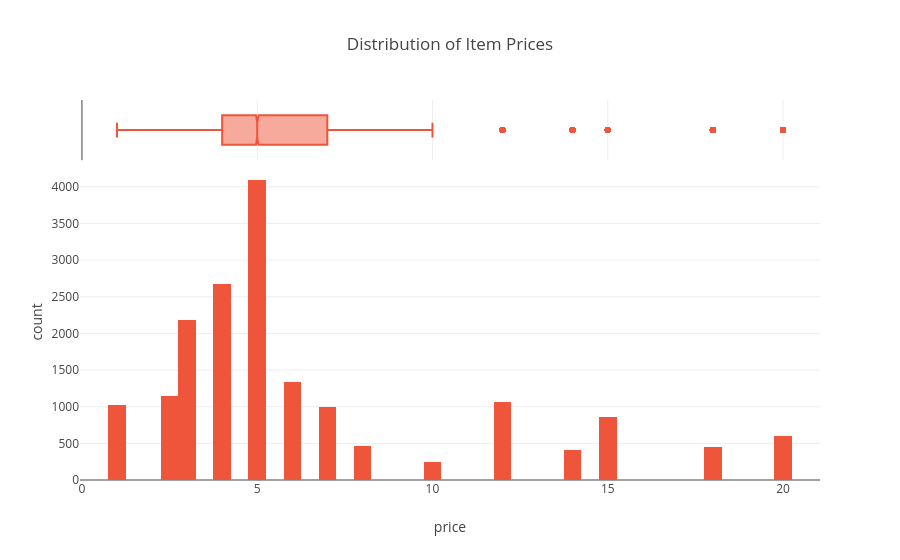

The notebook cell this image was saved under:
### Markdown cell above
### Analysis: Distribution of Price

### Code cell
fig = px.histogram(df, x='price', title=f'Distribution of Item Prices', marginal='box', color_discrete_sequence=['#EF553B'])
fig.show()

### Figure 1 — Plotly figure (JSON) as saved in the notebook; plotly's stock layout.template omitted (floating-point values rounded to 4 significant figures; data arrays with more than 128 entries replaced by an {"elided": "..."} marker saying what was removed)
{"data": [{"bingroup": "x", "hovertemplate": "price=%{x}<br>count=%{y}<extra></extra>", "legendgroup": "", "marker": {"color": "#EF553B", "pattern": {"shape": ""}}, "name": "", "orientation": "v", "showlegend": false, "type": "histogram", "x": {"elided": "17528 float values"}, "xaxis": "x", "yaxis": "y"}, {"hovertemplate": "price=%{x}<extra></extra>", "legendgroup": "", "marker": {"color": "#EF553B"}, "name": "", "notched": true, "showlegend": false, "type": "box", "x": {"elided": "17528 float values"}, "xaxis": "x2", "yaxis": "y2"}], "layout": {"barmode": "relative", "legend": {"tracegroupgap": 0}, "title": {"text": "Distribution of Item Prices"}, "xaxis": {"anchor": "y", "domain": [0, 1], "title": {"text": "price"}}, "xaxis2": {"anchor": "y2", "domain": [0, 1], "matches": "x", "showgrid": true, "showticklabels": false}, "yaxis": {"anchor": "x", "domain": [0, 0.8316], "title": {"text": "count"}}, "yaxis2": {"anchor": "x2", "domain": [0.8416, 1], "matches": "y2", "showgrid": false, "showline": false, "showticklabels": false, "ticks": ""}}}
